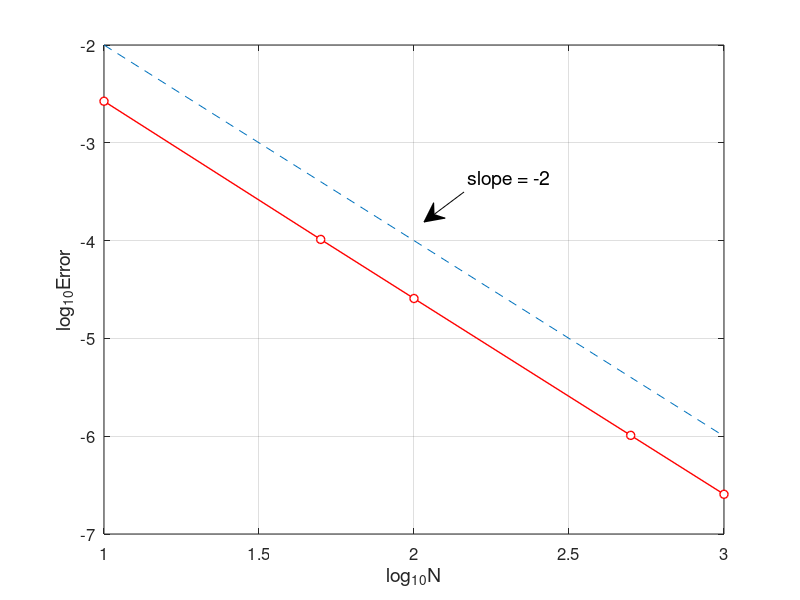

Recreate this plot in MATLAB.
% ModiEuler_error.m
% Modified Euler method for the ODE model
% u'(x)=x^2+x-u, x in [0,1] 
% Initial condition: u(0)=0 ;
% Exact solution: u(x)=-exp(-x)+x^2-x+1.
clear all;  clf
Nvec=[10 50 100 500 1000];        % Number of divisions
Error=[];
fun=@(x,u) x.^2+x-u;              % RHS
for k=1:length(Nvec)
    N=Nvec(k);
    h=1/N;
    x=0:h:1;                      % interval division
    u(1)=0;                       % initial value
    for n=1:N
        k1=fun(x(n),u(n));
        k2=fun(x(n+1),u(n)+h*k1);
        u(n+1)=u(n)+(h/2)*(k1+k2);
    end
    ue=-exp(-x)+x.^2-x+1;         % exact solution
    error=max(abs(u-ue));
    Error=[Error,error];
end
plot(log10(Nvec),log10(Error),'ro-','MarkerFaceColor','w','LineWidth',1)
%loglog(Nvec,Error,'ro-','LineWidth',1.5)
hold on
%loglog(Nvec, Nvec.^(-2), '--')
plot(log10(Nvec),log10(Nvec.^(-2)),'--')
grid on
%title('Convergence of Trapezoidal rule','fontsize',12)
set(gca,'fontsize',12)
xlabel('log_{10}N','fontsize',14), ylabel('log_{10}Error','fontsize',14)

% add annotation of slope
ax = [0.58 0.53];
ay = [0.68 0.63];
annotation('textarrow',ax,ay,'String','slope = -2 ','fontsize',14)

% computating convergence order
for n=1:length(Nvec)-1
    order(n)=-log(Error(n)/Error(n+1))/(log(Nvec(n)/Nvec(n+1)));
end
Error
order

% print -dpng -r600  ModiEuler_error.png
